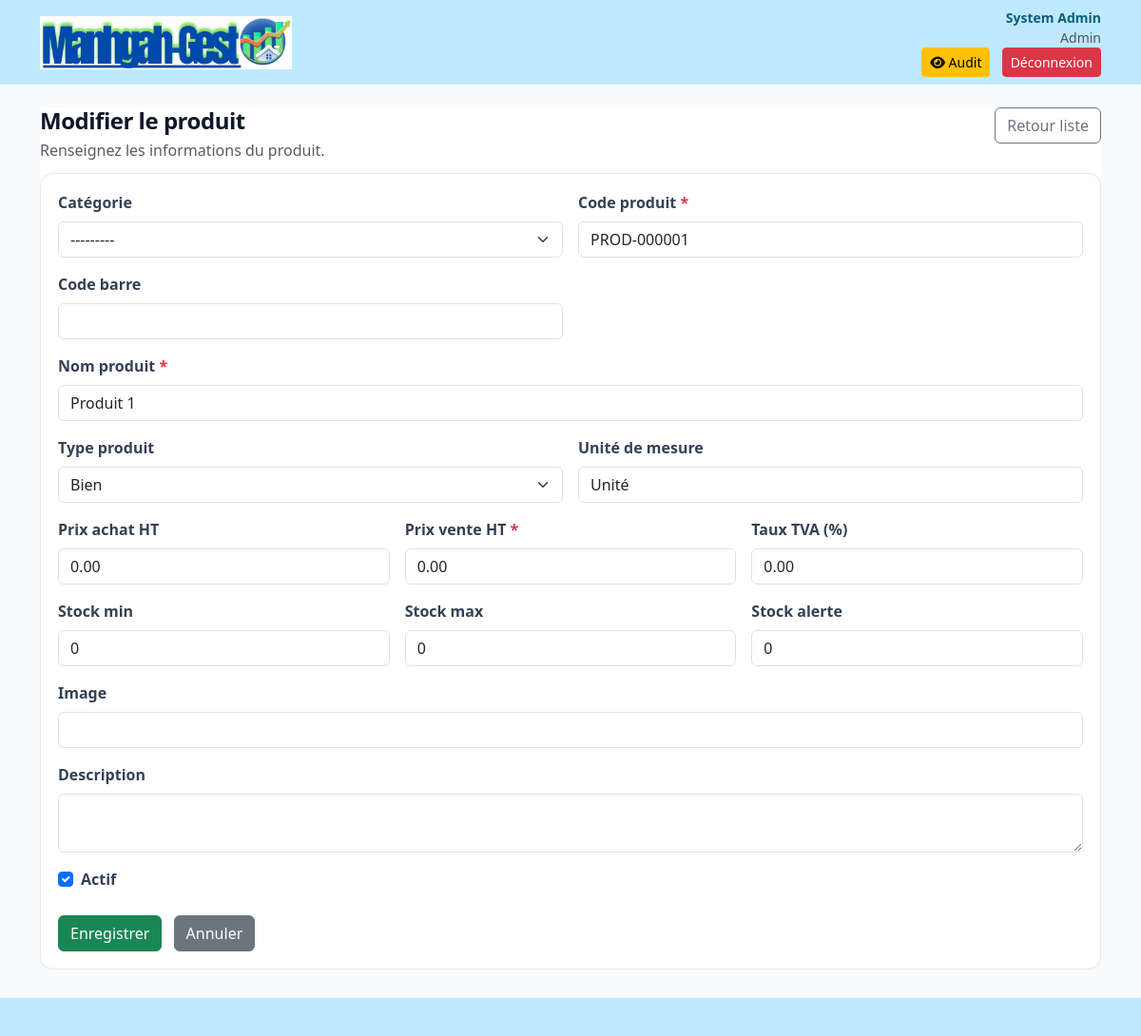
The page /produits/1/modifier/ (signed in) on the database its author committed.
### core/models.py (models this page shows, shortened)
class UtilisateurProfile(models.Model):
    user = models.OneToOneField('auth.User', on_delete=models.CASCADE, verbose_name='Compte auth')
    societe = models.ForeignKey(Societe, on_delete=models.PROTECT, verbose_name='Société')
    agence = models.ForeignKey(Agence, on_delete=models.SET_NULL, blank=True, null=True, verbose_name='Agence')
    role = models.ForeignKey(Role, on_delete=models.PROTECT, verbose_name='Rôle')
    nom = models.CharField(max_length=100, verbose_name='Nom')
    prenom = models.CharField(max_length=100, verbose_name='Prénom')
    email = models.EmailField(max_length=100, unique=True, verbose_name='Email')
    telephone = models.CharField(max_length=20, blank=True, null=True, verbose_name='Téléphone')
    photo = models.CharField(max_length=255, blank=True, null=True, verbose_name='Photo')
    actif = models.BooleanField(default=True, verbose_name='Actif')
    derniere_connexion = models.DateTimeField(blank=True, null=True, verbose_name='Dernière Connexion')
    date_creation = models.DateTimeField(auto_now_add=True, verbose_name='Date Création')
    date_modification = models.DateTimeField(auto_now=True, verbose_name='Date Modification')
    class Meta:
        verbose_name = 'Utilisateur'
        verbose_name_plural = 'Utilisateurs'
        ordering = ['nom', 'prenom']
        indexes = [
            models.Index(fields=['societe', 'agence', 'actif']),
        ]

class Role(models.Model):
    DIRECTION_CHOICES = [
        ('Direction Commerciale', 'Direction Commerciale'),
        ('Direction des Achats', 'Direction des Achats'),
        ('Direction des Ressources Humaines', 'Direction des Ressources Humaines'),
        ('Direction de la Production', 'Direction de la Production'),
        ('Direction Logistique & Stock', 'Direction Logistique & Stock'),
        ('Direction Informatique', 'Direction Informatique'),
        ('Direction Juridique', 'Direction Juridique'),
        ('Direction des Projets', 'Direction des Projets'),
    ]
    nom = models.CharField(max_length=50, unique=True, verbose_name='Nom du rôle')
    direction = models.CharField(max_length=50, choices=DIRECTION_CHOICES, blank=True, null=True, verbose_name='Direction')
    description = models.TextField(blank=True, null=True, verbose_name='Description')
    niveau_acces = models.IntegerField(default=1, verbose_name='Niveau d’accès')
    actif = models.BooleanField(default=True, verbose_name='Actif')
    created_at = models.DateTimeField(auto_now_add=True, verbose_name='Créé le')
    class Meta:
        verbose_name = 'Rôle'
        verbose_name_plural = 'Rôles'
        ordering = ['direction', 'niveau_acces', 'nom']
    def __str__(self):
        return self.nom

class Produit(models.Model):
    TYPE_PRODUIT_CHOICES = [
        ('Bien', 'Bien'),
        ('Service', 'Service'),
        ('Consommable', 'Consommable'),
    ]
    societe = models.ForeignKey(Societe, on_delete=models.CASCADE, verbose_name='Société', db_index=True)
    categorie = models.ForeignKey('Categorie', on_delete=models.SET_NULL, blank=True, null=True, verbose_name='Catégorie', db_index=True)
    code_produit = models.CharField(max_length=50, unique=True, verbose_name='Code produit')
    code_barre = models.CharField(max_length=100, blank=True, null=True, verbose_name='Code barre')
    nom_produit = models.CharField(max_length=200, verbose_name='Nom produit')
    description = models.TextField(blank=True, null=True, verbose_name='Description')
    type_produit = models.CharField(max_length=20, choices=TYPE_PRODUIT_CHOICES, default='Bien', verbose_name='Type produit')
    unite_mesure = models.CharField(max_length=20, default='Unité', verbose_name='Unité de mesure')
    prix_achat_ht = models.DecimalField(max_digits=14, decimal_places=2, default=0, verbose_name='Prix achat HT')
    prix_vente_ht = models.DecimalField(max_digits=14, decimal_places=2, default=0, verbose_name='Prix vente HT')
    taux_tva = models.DecimalField(max_digits=5, decimal_places=2, default=0, verbose_name='Taux TVA')
    stock_min = models.PositiveIntegerField(default=0, verbose_name='Stock minimum')
    stock_max = models.PositiveIntegerField(default=0, verbose_name='Stock maximum')
    stock_alerte = models.PositiveIntegerField(default=0, verbose_name='Stock alerte')
    image = models.CharField(max_length=255, blank=True, null=True, verbose_name='Image')
    actif = models.BooleanField(default=True, verbose_name='Actif', db_index=True)
    date_creation = models.DateTimeField(default=timezone.now, verbose_name='Date création')
    date_modification = models.DateTimeField(auto_now=True, verbose_name='Date modification')
    class Meta:
        verbose_name = 'Produit'
        verbose_name_plural = 'Produits'
        ordering = ['nom_produit']
        indexes = [
            models.Index(fields=['societe']),
            models.Index(fields=['categorie']),
            models.Index(fields=['actif']),
            models.Index(fields=['nom_produit']),
        ]
    @property
    def reference(self):
        return self.code_produit
    @property
    def nom(self):
        return self.nom_produit
    @property
    def prix_unitaire(self):
        return self.prix_vente_ht

### core/views.py (the view)
# urls.py: path('produits/<int:pk>/modifier/', views.produit_update, name='produit_update'),
@permission_required('produit_modifier')
def produit_update(request, pk):
    produit = get_object_or_404(Produit, pk=pk)
    societes = _get_accessible_societes(request.user)
    selected_societe_id = _get_selected_societe_id(request, societes) or produit.societe_id
    form = ProduitForm(request.POST or None, instance=produit)
    _configure_form_for_societe(form, request.user, selected_societe_id)
    if request.method == 'POST' and form.is_valid():
        form.save()
        messages.success(request, 'Produit modifié avec succès.')
        return _redirect_with_standalone(request, 'produit_list')
    return render(request, 'core/produit_form.html', {'form': form, 'title': 'Modifier le produit'})

### core/views.py (called while the page is built)
def _get_accessible_societes(user):
    if not user.is_authenticated:
        return Societe.objects.none()
    if user.is_superuser:
        return Societe.objects.filter(actif=True).order_by('raison_sociale')
    try:
        profile = user.utilisateurprofile
    except UtilisateurProfile.DoesNotExist:
        return Societe.objects.none()
    return Societe.objects.filter(pk=profile.societe_id, actif=True).order_by('raison_sociale')

def _get_selected_societe_id(request, accessible_societes):
    raw_societe = request.GET.get('societe')
    if raw_societe and accessible_societes.filter(pk=raw_societe).exists():
        return int(raw_societe)
    return accessible_societes.values_list('id', flat=True).first()

### templates/core/produit_form.html (shortened to what this page needs)
{% extends 'core/base.html' %}
{% block content %}
  <div class="standalone-page">
    <div class="standalone-surface">
      <div class="standalone-head">
        <div>
          <h2 class="h4 mb-1">{{ title }}</h2>
          <p class="text-muted mb-0">Renseignez les informations du produit.</p>
        </div>
        <div class="standalone-tools">
          <a href="{% url 'produit_list' %}" class="btn btn-outline-secondary">Retour liste</a>
        </div>
      </div>
      <div class="form-shell">
        <form method="post">
          <div class="row g-3">
            <div class="col-md-6">
              <label class="form-label fw-semibold">Catégorie</label>
              {{ form.categorie }}
            </div>
            <div class="col-md-6">
              <label class="form-label fw-semibold">Code produit <span class="text-danger">*</span></label>
              {{ form.code_produit }}
            </div>
            <div class="col-md-6">
              <label class="form-label fw-semibold">Code barre</label>
              {{ form.code_barre }}
            </div>
            <div class="col-12">
              <label class="form-label fw-semibold">Nom produit <span class="text-danger">*</span></label>
              {{ form.nom_produit }}
            </div>
            <div class="col-md-6">
              <label class="form-label fw-semibold">Type produit</label>
              {{ form.type_produit }}
            </div>
            <div class="col-md-6">
              <label class="form-label fw-semibold">Unité de mesure</label>
              {{ form.unite_mesure }}
            </div>
            <div class="col-md-4">
              <label class="form-label fw-semibold">Prix achat HT</label>
              {{ form.prix_achat_ht }}
            </div>
            <div class="col-md-4">
              <label class="form-label fw-semibold">Prix vente HT <span class="text-danger">*</span></label>
              {{ form.prix_vente_ht }}
            </div>
            <div class="col-md-4">
              <label class="form-label fw-semibold">Taux TVA (%)</label>
              {{ form.taux_tva }}
            </div>
            <div class="col-md-4">
              <label class="form-label fw-semibold">Stock min</label>
              {{ form.stock_min }}
            </div>
            <div class="col-md-4">
              <label class="form-label fw-semibold">Stock max</label>
              {{ form.stock_max }}
            </div>
            <div class="col-md-4">
              <label class="form-label fw-semibold">Stock alerte</label>
              {{ form.stock_alerte }}
            </div>
            <div class="col-12">
              <label class="form-label fw-semibold">Image</label>
              {{ form.image }}
            </div>
            <div class="col-12">
              <label class="form-label fw-semibold">Description</label>
              {{ form.description }}
            </div>
            <div class="col-12">
              <div class="form-check">
                {{ form.actif }}
                <label class="form-check-label">Actif</label>
              </div>
            </div>
          </div>
          <div class="mt-4">
            <button type="submit" class="btn btn-success">Enregistrer</button>
            <a href="{% url 'produit_list' %}" class="btn btn-secondary ms-2">Annuler</a>
          </div>
        </form>
      </div>
    </div>
  </div>
{% endblock %}

### templates/core/base.html (shortened to what this page needs)
{% load static %}
<!doctype html>
<html lang="fr">
  <head>
    <link href="https://cdn.jsdelivr.net/npm/bootstrap@5.3.2/dist/css/bootstrap.min.css" rel="stylesheet">
    <link href="https://cdnjs.cloudflare.com/ajax/libs/font-awesome/6.4.0/css/all.min.css" rel="stylesheet">
    <link rel="stylesheet" href="{% static 'css/style.css' %}">
  </head>
  <body {% if request.GET.standalone == '1' %}class="standalone-layout"{% endif %}>
    <div class="topbar bg-lightblue py-2">
      <div class="container d-flex align-items-center justify-content-between">
        <div class="d-flex align-items-center">
          <div class="logo me-3">
            <img src="{% static 'img/logo.png' %}" alt="Manhgah-Gest"
                 style="height:56px; width:auto; display:block;"
                 onerror="this.style.display='none'; this.nextElementSibling.style.display='inline'">
          </div>
        </div>
        <div class="text-end">
          {% if user.is_authenticated %}
            {% if user.utilisateurprofile.prenom %}
              <span class="small fw-bold d-block" style="color:#0b5d7a;">{{ user.utilisateurprofile.prenom }} {{ user.utilisateurprofile.nom }}</span>
              <span class="small text-muted d-block">{{ user.utilisateurprofile.role }}</span>
            {% else %}
              <span class="small fw-bold d-block" style="color:#0b5d7a;">{{ user.username }}</span>
            {% endif %}
            {% if user.is_superuser %}
              <a href="{% url 'activity_log' %}" class="btn btn-sm btn-warning me-2">
                <i class="fa-solid fa-eye"></i> Audit
              </a>
            {% endif %}
            <a href="{% url 'logout' %}" class="btn btn-sm btn-danger">Déconnexion</a>
          {% else %}
            <a href="{% url 'login' %}" class="btn btn-sm btn-primary">Connexion</a>
          {% endif %}
        </div>
      </div>
    </div>
    <main class="{% if request.GET.standalone == '1' %}container-fluid px-3 px-md-4 py-4{% else %}container my-4{% endif %}">
      {% block content %}{% endblock %}
    </main>
    {% if request.GET.standalone != '1' %}
    <footer class="footerbar bg-lightblue">
      <div class="container">&nbsp;</div>
    </footer>
    {% endif %}
  </body>
</html>

### static/css/style.css (style rules this page uses)
:root { --purple:#7c3aed }
:root { --purple:#7c3aed; --lightblue:#bfe9ff; --teal:#0ea5a4; --green:#16a34a; --red:#ef4444; --yellow:#f59e0b; --blue:#06b6d4 }
body { background:#f8fafc }
.topbar { background:var(--lightblue); }
.logo { font-weight:700;color:#0b5d7a }
.footerbar { height:40px;background:var(--lightblue);margin-top:30px }
.standalone-page { max-width:100% !important; margin:0 !important; padding:0 !important; width:100% !important; height:100% !important; border-radius:0 !important; }
.standalone-surface { background:#ffffff !important; border:none !important; border-radius:0 !important; padding:0 !important; box-shadow:none !important; width:100% !important; max-height:100%; display:flex; flex-direction:column; overflow-y:auto; margin:0 !important; }
.standalone-head { display:flex; justify-content:space-between; align-items:flex-start; gap:12px; margin-bottom:12px; flex-shrink:0; }
.standalone-head h2 { margin-bottom:4px; font-weight:800; letter-spacing:-0.02em; color:#0f172a; }
.standalone-head p { margin:0; color:#475569; }
.standalone-tools { display:flex; gap:8px; flex-wrap:wrap; }
.form-shell { background:#fff; border:1px solid rgba(148, 163, 184, 0.24); border-radius:14px; padding:18px; box-shadow:0 10px 24px rgba(15,23,42,0.06); }
.form-shell .form-label, .form-shell label { font-weight:600; color:#334155; }

### rows shown on the page
Produit: categorie "---------", code_produit "PROD-000001", nom_produit "Produit 1", type_produit "Bien", unite_mesure "Unité", prix_achat_ht "0.00", prix_vente_ht "0.00", taux_tva "0.00", stock_min "0", stock_max "0", stock_alerte "0", actif "☑"

### other values the page prints
{{ user.utilisateurprofile.prenom }} "System"
{{ user.utilisateurprofile.nom }} "Admin"
{{ user.utilisateurprofile.role }} "Admin"
{{ title }} "Modifier le produit"
